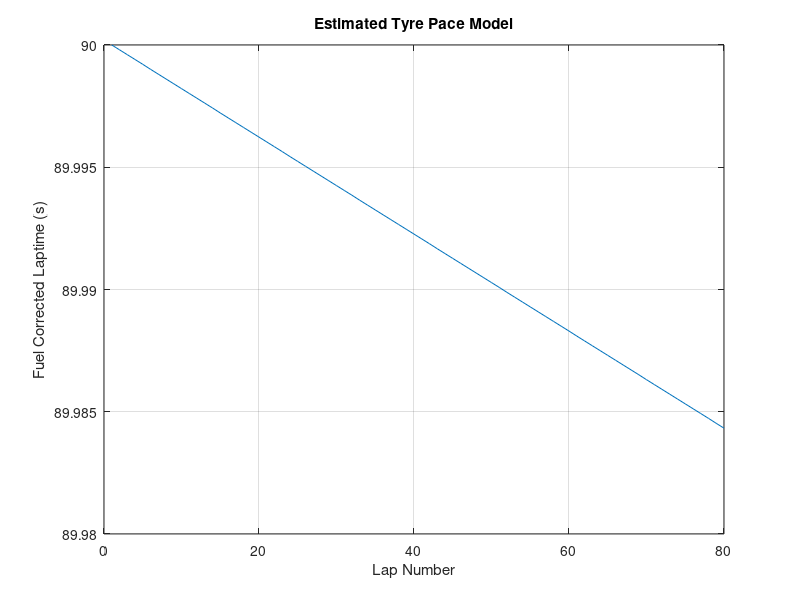
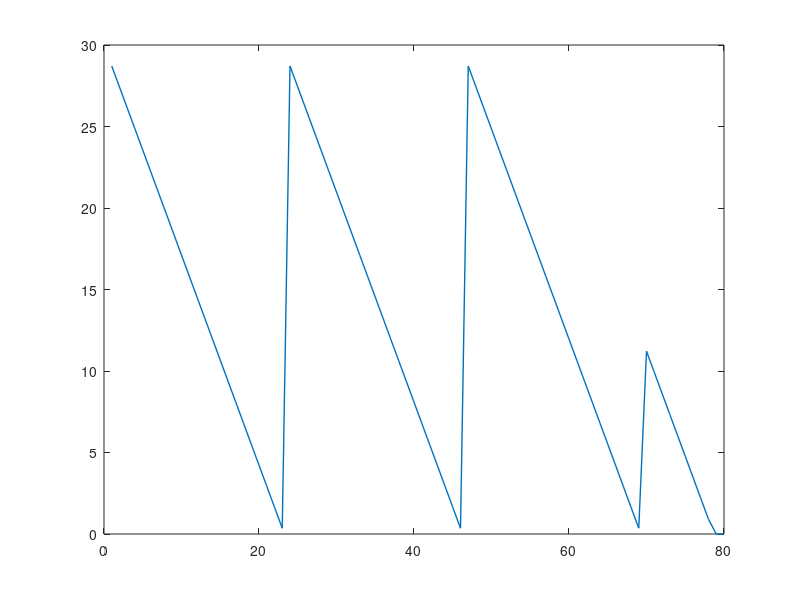

These charts were generated, in order, by the following MATLAB code: (Note: this script raises an error after producing the figures.)
%% Race Strategy Modelling for Mini-Endurance Races (2-3 Hours)

% Anglesey coastal circuit length = 1.550 Miles

totalLapNumber = 80; % laps estimated for Anglesey Endurance round (2hours)
lapNumber = 1:totalLapNumber;

%% Refuelling Stops Required

fuelTankVolume = 30; % L fuel tank size
fuelDensity = 0.75; % kg/l
fuelTankMass_kg = fuelTankVolume .* fuelDensity;  % kg
engineConsumption = 29; % kg/h

raceDuration = 2; % hours
raceDuration_sec = raceDuration*60*60; % seconds

totalFuelRequired_kg = engineConsumption * raceDuration; % kg
totalFuelRequired_l = totalFuelRequired_kg / fuelDensity; % litres

estimatedRefuelsRequired = totalFuelRequired_l / fuelTankVolume;

%% Fuel-Burn Laptime Correction

initialLaptime = 90;   %seconds

timePerKg = 0.035;   % seconds of laptime gain per kg fuel used
fuelBurnPerLap_kg = (totalFuelRequired_l / raceDuration_sec) .* initialLaptime; % kg/lap Fuel burn per lap approximation
fuelBurnPerLap_l = fuelBurnPerLap_kg / fuelDensity; % litres

fuelCorrectionFactor = fuelBurnPerLap_kg .* timePerKg;  % seconds/lap

fuelLapCorrections = fuelCorrectionFactor .* (lapNumber-1);

fullTankBurnTime_sec = (fuelTankVolume / (engineConsumption/fuelDensity))*(60*60); % seconds to burn full tank of fuel

%% Tyre Wear Forecast

trackLength = 1.550; % Miles
tyreWearPerMile = 0.0217; % s/mile
tyreWearFactor = tyreWearPerMile .* trackLength;  %seconds/lap

tyreAge = 1:totalLapNumber; %laps

%% Tyre Limit

tyreAgeLimit_miles = 85; % miles
tyreAgeLimit_laps = tyreAgeLimit_miles / trackLength;

%% Laptime Forecast

tyreDegModelLaptime = initialLaptime + (tyreWearFactor .* (tyreAge-1)) - fuelLapCorrections(lapNumber);

%% Pitstop Duration

refuelRate = 3; %L/s
fullTankFillTime = fuelTankVolume/refuelRate; %time for full refuel while stationary from empty

tyreChangeTime = 40; %s time cost while stationary changing tyres

pitLaneTime = 15; %s time cost in driving through pits

%% Plot Laptime Progression due to Tyre Wear and Fuel Burn

% Visualising the laptime dropoff under the assumption of no pitstops,
% refuelling or tyre changes.

plot(lapNumber,tyreDegModelLaptime)
xlabel("Lap Number")
ylabel("Fuel Corrected Laptime (s)")
xlim([0 totalLapNumber])
% ylim([initialLaptime max(predictedLaptime)])
title("Estimated Tyre Pace Model")
grid on

%% Monitor Fuel Remaining in Tank

% fuelRemaining_l = fuelTankVolume - (fuelBurnPerLap_kg / fuelDensity) .* lapNumber;

% If fuel remaining in tank < fuel required to complete a lap: pitstop (refuelling)
% If pitstop (refuelling only), then laptime for that lap is + refuel time and pitlane time.
% If pitstop (refuelling+tyres), then laptime for that lap is + tyre change time and pitlane time.

lapTime = zeros(1,totalLapNumber);

fuelRemaining_l = zeros(1,totalLapNumber);
numberOfPitstops = 0;
finalRefuel = 0;

for i = 1:totalLapNumber
    if i == 1
        fuelRemaining_l(i) = fuelTankVolume - fuelBurnPerLap_l;
    elseif i~=1 && fuelRemaining_l(i-1) >= fuelBurnPerLap_l
        fuelRemaining_l(i) = fuelRemaining_l(i-1) - fuelBurnPerLap_l;
    end
    lapTime(i) = lapTime(i) + initialLaptime + (tyreWearFactor .* (tyreAge(i)-1)) - ((fuelTankVolume - fuelRemaining_l(i)) .* fuelDensity .* timePerKg);
    raceTimeRemaining = raceDuration_sec - cumsum(lapTime);
    if fuelRemaining_l(i) < fuelBurnPerLap_l
        if (raceTimeRemaining(i) >= fullTankBurnTime_sec) && (i ~= totalLapNumber)
            numberOfPitstops = numberOfPitstops + 1;
            fuelRemaining_l(i+1) = fuelTankVolume - fuelBurnPerLap_l;
            lapTime(i+1) = pitLaneTime + (fuelTankVolume-fuelRemaining_l(i))/refuelRate;
            if tyreAgeLimit_laps - tyreAge(i) < (fuelTankVolume/fuelBurnPerLap_l)
                % Change tyres as they will die before next refuel stop
                lapTime(i+1) = lapTime(i+1) + tyreChangeTime - (fuelTankVolume-fuelRemaining_l(i))/refuelRate;
                tyreChangeLap = i;
                tyreAge(tyreChangeLap:totalLapNumber) = lapNumber(1:(totalLapNumber-tyreChangeLap+1)); % Update tyreAge vector to reflect fresh tyres from this point
            end
        elseif (raceTimeRemaining(i) < fullTankBurnTime_sec) & (finalRefuel ~= 1)
            % Only fill to required amount to finish the race
            finalRefuel = 1;
            numberOfPitstops = numberOfPitstops + 1;
            finalStintFuelVolume = ((engineConsumption/fuelDensity)/(60*60)) .* raceTimeRemaining(i-3);
            fuelRemaining_l(i+1) = finalStintFuelVolume - fuelBurnPerLap_l;
            lapTime(i+1) = pitLaneTime + (finalStintFuelVolume-fuelRemaining_l(i))/refuelRate;
        end
    end
end

% Consider only refuelling for the final time the right amount to finish
% the race, given the known engine consumption, and time remaining in the
% event.

% Time remaining = race duration - cumulative sum of laptimes
% Fuel required to complete final stint = (consumption (kg/h) / density
% (kg/l)) * time remaining

% if lapTime(i) > raceTimeRemaining(i-1) then final lap is i

%% Sum Laptimes to Find Actual Laps Completed in Race Duration

cumulativeRaceTime = cumsum(lapTime);
lapsComplete = 0;

for i = 1:length(cumulativeRaceTime)
    if lapsComplete == 0
        if cumulativeRaceTime(i) > raceDuration_sec
            lapsComplete = i;
        end
    end
end

%% Plot Fuel Level

figure(2)
plot(lapNumber, fuelRemaining_l,"LineWidth",1)
hold on
xline(lapsComplete,"LineWidth",1)
xlabel('Lap Number')
ylabel('Fuel Remaining in Tank (Litres)')
xlim([1,totalLapNumber])
title('Full Race Distance Fuel Quantity')
grid on
hold off

%% Plot Laptimes

figure(3)
plot(lapNumber, lapTime,"LineWidth",1)
hold on
xline(lapsComplete,"LineWidth",1)
xlabel('Lap Number')
ylabel('Laptimes (s)')
xlim([1,totalLapNumber])
xticks(0:5:105)
%yticks(105:2.5:120)
title('Full Race Laptimes')
grid on
hold off

%% Gapper Plot with Calcs to Reference Average Laptime

lapTimesCompleted = lapTime(1:lapsComplete);
isoAvgLapTime = cumulativeRaceTime(lapsComplete)/lapsComplete;

isoPace = cumsum(ones(1, length(lapTimesCompleted)) .* isoAvgLapTime);
isoPaceDelta = cumulativeRaceTime(1:lapsComplete) - isoPace;

figure(4)
plot(1:lapsComplete,isoPaceDelta,"LineWidth",1)
title('Endurance Race Laptime Delta to Reference Average Laptime')
xlabel('Lap Number')
ylabel('Delta to Average (s)')
grid on
xlim([1,lapsComplete])
